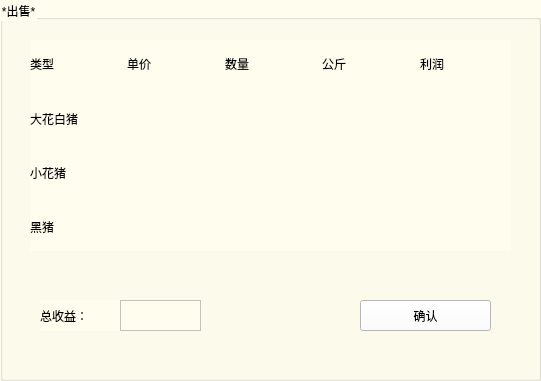
   <widget class="QGroupBox" name="SellBox">
    <property name="geometry">
     <rect>
      <x>0</x>
      <y>210</y>
      <width>541</width>
      <height>381</height>
     </rect>
    </property>
    <property name="styleSheet">
     <string notr="true">background-color: rgb(255, 253, 237);</string>
    </property>
    <property name="title">
     <string>*出售*</string>
    </property>
    <widget class="QWidget" name="gridLayoutWidget_2">
     <property name="geometry">
      <rect>
       <x>30</x>
       <y>40</y>
       <width>481</width>
       <height>211</height>
      </rect>
     </property>
     <layout class="QGridLayout" name="gridLayout_4">
      <item row="2" column="1">
       <widget class="QLabel" name="pricesp">
        <property name="text">
         <string/>
        </property>
       </widget>
      </item>
      <item row="1" column="4">
       <widget class="QLabel" name="profitwp">
        <property name="text">
         <string/>
        </property>
       </widget>
      </item>
      <item row="2" column="2">
       <widget class="QLabel" name="countsp">
        <property name="text">
         <string/>
        </property>
       </widget>
      </item>
      <item row="1" column="1">
       <widget class="QLabel" name="pricewp">
        <property name="text">
         <string/>
        </property>
       </widget>
      </item>
      <item row="2" column="0">
       <widget class="QLabel" name="lbsp">
        <property name="text">
         <string>小花猪</string>
        </property>
       </widget>
      </item>
      <item row="0" column="1">
       <widget class="QLabel" name="lbprice">
        <property name="text">
         <string>单价</string>
        </property>
       </widget>
      </item>
      <item row="1" column="0">
       <widget class="QLabel" name="lbwp_2">
        <property name="text">
         <string>大花白猪</string>
        </property>
       </widget>
      </item>
      <item row="2" column="3">
       <widget class="QLabel" name="weightsp">
        <property name="text">
         <string/>
        </property>
       </widget>
      </item>
      <item row="2" column="4">
       <widget class="QLabel" name="profitsp">
        <property name="text">
         <string/>
        </property>
       </widget>
      </item>
      <item row="1" column="2">
       <widget class="QLabel" name="countwp">
        <property name="text">
         <string/>
        </property>
       </widget>
      </item>
      <item row="1" column="3">
       <widget class="QLabel" name="weightwp">
        <property name="text">
         <string/>
        </property>
       </widget>
      </item>
      <item row="0" column="0">
       <widget class="QLabel" name="lbtype">
        <property name="text">
         <string>类型</string>
        </property>
       </widget>
      </item>
      <item row="0" column="4">
       <widget class="QLabel" name="lbprofit">
        <property name="text">
         <string>利润</string>
        </property>
       </widget>
      </item>
      <item row="0" column="2">
       <widget class="QLabel" name="lbcount">
        <property name="text">
         <string>数量</string>
        </property>
       </widget>
      </item>
      <item row="0" column="3">
       <widget class="QLabel" name="lbweight">
        <property name="text">
         <string>公斤</string>
        </property>
       </widget>
      </item>
      <item row="3" column="0">
       <widget class="QLabel" name="lbbp_2">
        <property name="text">
         <string>黑猪</string>
        </property>
       </widget>
      </item>
      <item row="3" column="1">
       <widget class="QLabel" name="pricebp">
        <property name="text">
         <string/>
        </property>
       </widget>
      </item>
      <item row="3" column="2">
       <widget class="QLabel" name="countbp">
        <property name="text">
         <string/>
        </property>
       </widget>
      </item>
      <item row="3" column="3">
       <widget class="QLabel" name="weightbp">
        <property name="text">
         <string/>
        </property>
       </widget>
      </item>
      <item row="3" column="4">
       <widget class="QLabel" name="profitbp">
        <property name="text">
         <string/>
        </property>
       </widget>
      </item>
     </layout>
    </widget>
    <widget class="QLabel" name="lbprofitsum">
     <property name="geometry">
      <rect>
       <x>40</x>
       <y>300</y>
       <width>81</width>
       <height>31</height>
      </rect>
     </property>
     <property name="text">
      <string>总收益：</string>
     </property>
    </widget>
    <widget class="QLabel" name="profitsum">
     <property name="geometry">
      <rect>
       <x>120</x>
       <y>300</y>
       <width>81</width>
       <height>31</height>
      </rect>
     </property>
     <property name="frameShape">
      <enum>QFrame::StyledPanel</enum>
     </property>
     <property name="text">
      <string/>
     </property>
    </widget>
    <widget class="QPushButton" name="btnok">
     <property name="geometry">
      <rect>
       <x>360</x>
       <y>300</y>
       <width>131</width>
       <height>31</height>
      </rect>
     </property>
     <property name="styleSheet">
      <string notr="true">background-color: rgb(255, 255, 255);</string>
     </property>
     <property name="text">
      <string>确认</string>
     </property>
    </widget>
   </widget>
